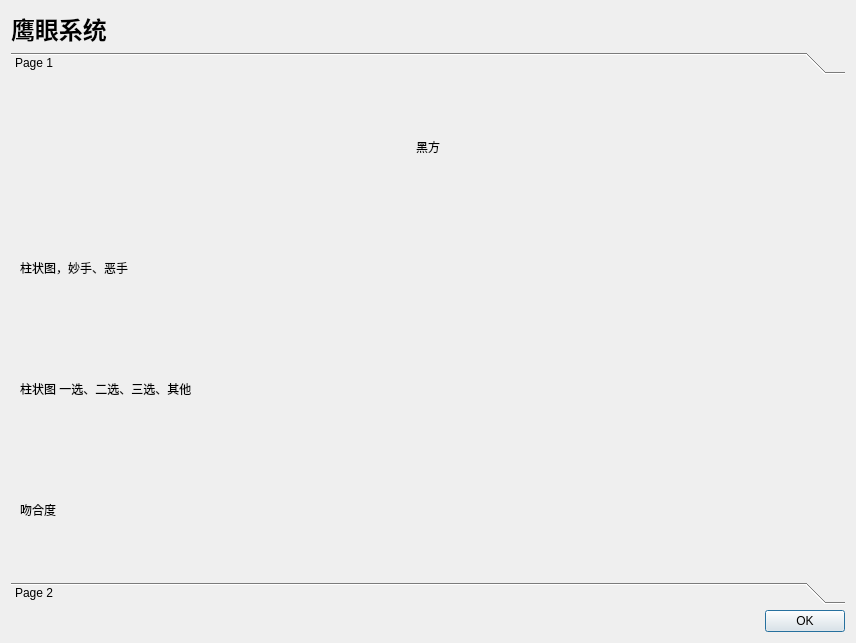
<?xml version="1.0" encoding="UTF-8"?>
<ui version="4.0">
 <class>DeepAnalyzeDialog</class>
 <widget class="QDialog" name="DeepAnalyzeDialog">
  <property name="geometry">
   <rect>
    <x>0</x>
    <y>0</y>
    <width>856</width>
    <height>643</height>
   </rect>
  </property>
  <property name="windowTitle">
   <string>Dialog</string>
  </property>
  <layout class="QVBoxLayout" name="verticalLayout_2">
   <item>
    <widget class="QLabel" name="label">
     <property name="font">
      <font>
       <pointsize>18</pointsize>
       <bold>true</bold>
      </font>
     </property>
     <property name="text">
      <string>鹰眼系统</string>
     </property>
    </widget>
   </item>
   <item>
    <widget class="QToolBox" name="toolBox">
     <property name="currentIndex">
      <number>0</number>
     </property>
     <widget class="QWidget" name="page">
      <property name="geometry">
       <rect>
        <x>0</x>
        <y>0</y>
        <width>834</width>
        <height>469</height>
       </rect>
      </property>
      <attribute name="label">
       <string>Page 1</string>
      </attribute>
      <layout class="QVBoxLayout" name="verticalLayout">
       <item>
        <widget class="QLabel" name="label_2">
         <property name="text">
          <string>黑方</string>
         </property>
         <property name="alignment">
          <set>Qt::AlignCenter</set>
         </property>
        </widget>
       </item>
       <item>
        <widget class="QLabel" name="label_3">
         <property name="text">
          <string>柱状图，妙手、恶手</string>
         </property>
        </widget>
       </item>
       <item>
        <widget class="QLabel" name="label_4">
         <property name="text">
          <string>柱状图 一选、二选、三选、其他</string>
         </property>
        </widget>
       </item>
       <item>
        <widget class="QLabel" name="label_5">
         <property name="text">
          <string>吻合度</string>
         </property>
        </widget>
       </item>
      </layout>
     </widget>
     <widget class="QWidget" name="page_2">
      <property name="geometry">
       <rect>
        <x>0</x>
        <y>0</y>
        <width>834</width>
        <height>469</height>
       </rect>
      </property>
      <attribute name="label">
       <string>Page 2</string>
      </attribute>
      <layout class="QVBoxLayout" name="verticalLayout_3">
       <item>
        <widget class="QLabel" name="label_8">
         <property name="text">
          <string>白方</string>
         </property>
         <property name="alignment">
          <set>Qt::AlignCenter</set>
         </property>
        </widget>
       </item>
       <item>
        <widget class="QLabel" name="label_7">
         <property name="text">
          <string>柱状图，妙手、恶手</string>
         </property>
        </widget>
       </item>
       <item>
        <widget class="QLabel" name="label_9">
         <property name="text">
          <string>柱状图 一选、二选、三选、其他</string>
         </property>
        </widget>
       </item>
       <item>
        <widget class="QLabel" name="label_6">
         <property name="text">
          <string>吻合度</string>
         </property>
        </widget>
       </item>
      </layout>
     </widget>
    </widget>
   </item>
   <item>
    <widget class="QDialogButtonBox" name="buttonBox">
     <property name="orientation">
      <enum>Qt::Horizontal</enum>
     </property>
     <property name="standardButtons">
      <set>QDialogButtonBox::Ok</set>
     </property>
    </widget>
   </item>
  </layout>
 </widget>
 <resources/>
 <connections>
  <connection>
   <sender>buttonBox</sender>
   <signal>accepted()</signal>
   <receiver>DeepAnalyzeDialog</receiver>
   <slot>accept()</slot>
   <hints>
    <hint type="sourcelabel">
     <x>248</x>
     <y>254</y>
    </hint>
    <hint type="destinationlabel">
     <x>157</x>
     <y>274</y>
    </hint>
   </hints>
  </connection>
  <connection>
   <sender>buttonBox</sender>
   <signal>rejected()</signal>
   <receiver>DeepAnalyzeDialog</receiver>
   <slot>reject()</slot>
   <hints>
    <hint type="sourcelabel">
     <x>316</x>
     <y>260</y>
    </hint>
    <hint type="destinationlabel">
     <x>286</x>
     <y>274</y>
    </hint>
   </hints>
  </connection>
 </connections>
</ui>
